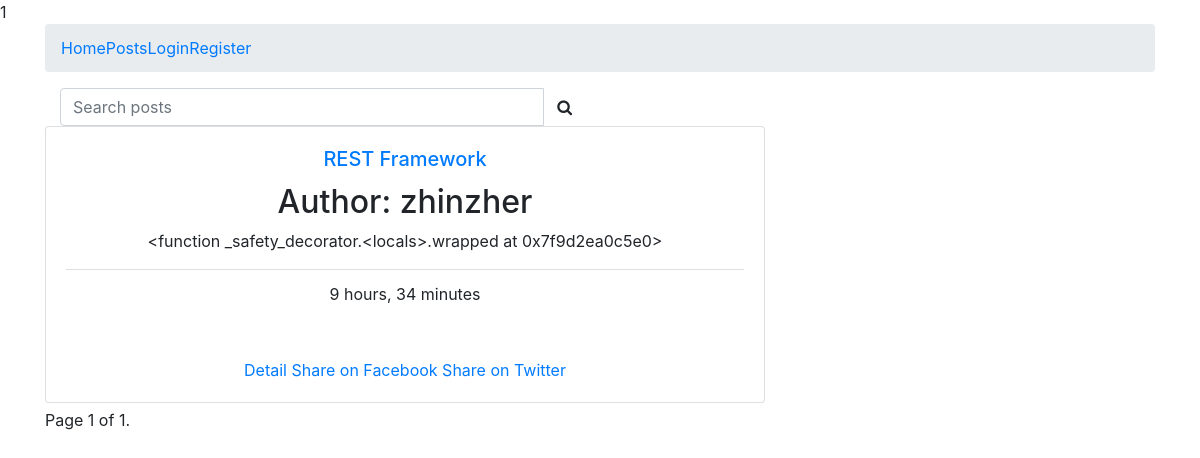
Before: / with the older database file.
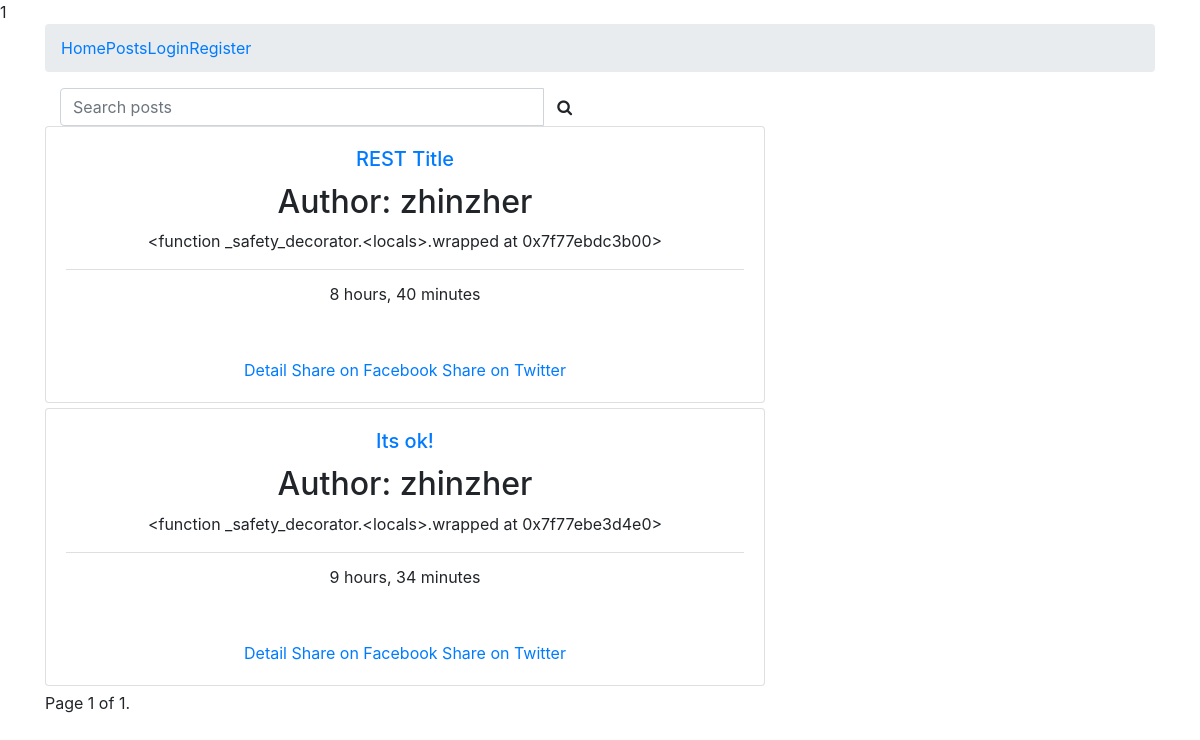
After: the same page with the newer database file.
### post/models.py (models this page shows, shortened)
class Post(models.Model):
    user = models.ForeignKey(settings.AUTH_USER_MODEL, default=1, on_delete=models.CASCADE)
    title = models.CharField(max_length=120)
    slug = models.SlugField(unique=True)
    content = models.TextField()
    updated = models.DateTimeField(auto_now=True, auto_now_add=False)
    timestamp = models.DateTimeField(auto_now=False, auto_now_add=True)
    height_field = models.IntegerField(default=0)
    width_field = models.IntegerField(default=0)
    image = models.ImageField(
                              null=True, blank=True,
                              width_field='width_field',
                              height_field='height_field')
    draft = models.BooleanField(default=False)
    publish = models.DateTimeField(auto_now=False, auto_now_add=False)
    read_time = models.IntegerField(default=0)
    objects = PostManager()
    def get_absolute_url(self):
        return reverse('post-detail', kwargs={'slug': self.slug})
    def get_markdown(self):
        content = self.content
        markdown_text = markdown(content)
        return mark_safe(markdown_text)

### post/views.py (the view)
# urls.py: path('', post_list, name='post-list'),
def post_list(request):
    queryset = Post.objects.active().order_by('-timestamp')
    query = request.GET.get('q')
    if query:
        queryset = queryset.filter(
            Q(title__icontains=query) | Q(content__icontains=query)).distinct()
    paginator = Paginator(queryset, 3)  # Show 25 contacts per page
    page = request.GET.get('page')
    post = paginator.get_page(page)
    context = {
        'object_list': post,
        'title': 'list'
    }
    return render(request, 'posts_list.html', context=context)

### post/models.py (called while the page is built)
    def active(self, *args, **kwargs):
        return super(PostManager, self).filter(draft=False)

### templates/posts_list.html (shortened to what this page needs)
{% extends 'base.html' %}
{% block content %}
    <form method="GET" action="">
        <div class="input-group col-sm-6">
            <input class="form-control" type="text" name="q" placeholder="Search posts" />
            <span class="input-group-btn">
                <button class="btn btn-default" type="submit"><i class="fa fa-1.5x fa-search"></i></button>
            </span>
        </div>
    </form>
    {% for obj in object_list %}
        <div class="card" style="width: 45rem;">
            <div class="card-body post-detail-item">
                <h5 class="card-title"><a href="{{ obj.get_absolute_url }}">
                    {% if obj.draft %}
                        <span style="color:red;">{{ obj.title }}</span>
                    {% else %}
                        {{ obj.title }}
                    {% endif %}
                    </a></h5>
                <h2>Author: {{ obj.user }}</h2>
                    <div class="post-detail-item"><p>{{ obj.get_markdown }}</p></div>
                    <ul class="list-group list-group-flush">
                        <li class="list-group-item">{{ obj.timestamp|timesince }}</li>
                    </ul>
            </div>
            <div class="card-body">
                    <a href="{% url 'post-detail' slug=obj.slug %}" class="card-link">Detail</a>
                    <a href="https://www.facebook.com/sharer/sharer.php?u={{ request.build_absolute_uri }}">Share on
                        Facebook</a>
                    <a href="https://twitter.com/home?status=I'm%20going%20to%20learn%20to%20Code...%20Come%20build%20an%20web%20apsp%20with%20me!%20%23CFE%20and%20@justinmitchel%20{{ request.build_absolute_uri }}/">Share
                        on Twitter</a>
            </div>
        </div>
        <div style="height: 5px"></div>
    {%  endfor %}
    <div class="pagination">
    <span class="step-links">
        <span class="current">
            Page {{ object_list.number }} of {{ object_list.paginator.num_pages }}.
        </span>
    </span>
</div>
{% endblock content %}

### templates/base.html (shortened to what this page needs)
{% load static %}
<!DOCTYPE html>
<html lang="en">
    <head>
        <link rel="stylesheet" href="https://stackpath.bootstrapcdn.com/bootstrap/4.2.1/css/bootstrap.min.css"
>
        <link rel="stylesheet" href="https://stackpath.bootstrapcdn.com/font-awesome/4.7.0/css/font-awesome.min.css">
        <link rel="stylesheet" href={% static "css/base.css" %}>
    </head>
    <body>
        <div class="container" style="text-align: center;">
            <ol class="breadcrumb">
                <li><a href="{% url 'post-list' %}"> Home</a></li>
                <li><a href="{% url 'post-list' %}"> Posts</a></li>
                {% if  not request.user.is_authenticated %}
                    <li class="pull-right"><a href="{% url 'login' %}"> Login</a></li>
                    <li class="pull-right"><a href="{% url 'register' %}"> Register</a></li>
                {% else %}
                    <li class="pull-right"><a href="{% url 'logout' %}"> Logout</a></li>
                {% endif %}
            </ol>
            {% block content %}
            {% endblock content %}
        </div>
    </body>
</html>

### static/css/base.css (style rules this page uses)
h5 { color: red; }

Changed rows visible on the page:
added Post: title "REST Title", user "zhinzher", get_markdown "<function _safety_decorator.<locals>.wrapped at 0x7f77ebdc3b00>", timestamp "8 hours, 40 minutes"
changed Post: title "REST Framework" → "Its ok!"; get_markdown "<function _safety_decorator.<locals>.wrapped at 0x7f9d2ea0c5e0>" → "<function _safety_decorator.<locals>.wrapped at 0x7f77ebe3d4e0>"
